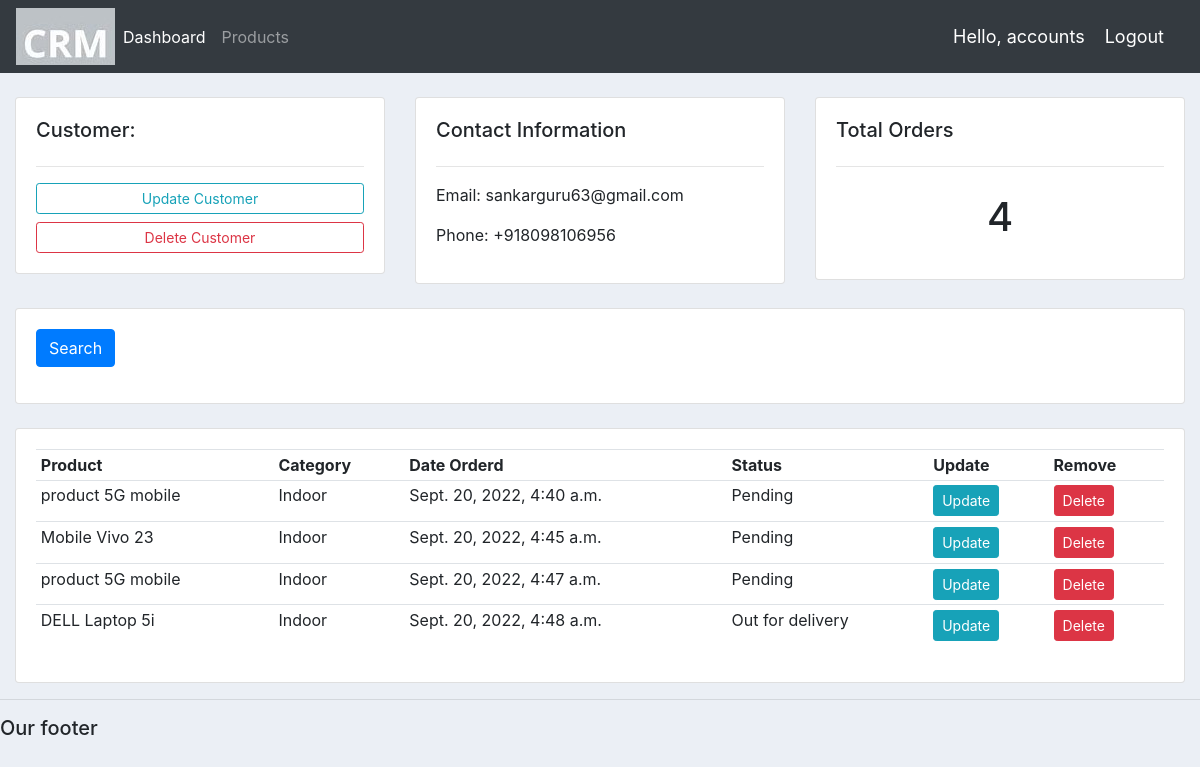
The app's page /customer/1/ (signed in) with its own data.
### accounts/models.py (models this page shows, shortened)
class Customer(models.Model):
	name = models.CharField(max_length=200, null=True)
	phone = models.CharField(max_length=200, null=True)
	email = models.CharField(max_length=200, null=True)
	date_created = models.DateTimeField(auto_now_add=True, null=True)

class Order(models.Model):
	STATUS = (
			('Pending', 'Pending'),
			('Out for delivery', 'Out for delivery'),
			('Delivered', 'Delivered'),
			)
	customer = models.ForeignKey(Customer, null=True, on_delete= models.SET_NULL)
	product = models.ForeignKey(Product, null=True, on_delete= models.SET_NULL)
	date_created = models.DateTimeField(auto_now_add=True, null=True)
	status = models.CharField(max_length=200, null=True, choices=STATUS)

class Product(models.Model):
	CATEGORY = (
			('Indoor', 'Indoor'),
			('Out Door', 'Out Door'),
			)
	name = models.CharField(max_length=200, null=True)
	price = models.FloatField(null=True)
	category = models.CharField(max_length=200, null=True, choices=CATEGORY)
	description = models.CharField(max_length=200, null=True, blank=True)
	date_created = models.DateTimeField(auto_now_add=True, null=True)
	tags = models.ManyToManyField(Tag)
	def __str__(self):
		return self.name

### accounts/views.py (the view)
# urls.py: path('customer/<str:pk_test>/', views.customer, name="customer"),
@login_required(login_url='login')
def customer(request, pk_test):
    customer = Customer.objects.get(id=pk_test)
    orders = customer.order_set.all()
    order_count = orders.count()
    myFilter = OrderFilter(request.GET, queryset=orders)
    orders = myFilter.qs
    context = {'customer': customer, 'orders': orders, 'order_count': order_count,
               'myFilter': myFilter}
    return render(request, 'accounts/customer.html', context)

### accounts/templates/accounts/customer.html
{%  extends 'accounts/main.html' %}
{% block content %}
	<br>
<div class="row">
	<div class="col-md">
		<div class="card card-body">
			<h5>Customer:</h5>
			<hr>
			<a class="btn btn-outline-info  btn-sm btn-block" href="">Update Customer</a>
			<a class="btn btn-outline-danger  btn-sm btn-block" href="">Delete Customer</a>
		</div>
	</div>
	<div class="col-md">
		<div class="card card-body">
			<h5>Contact Information</h5>
			<hr>
			<p>Email: {{customer.email}}</p>
			<p>Phone: {{customer.phone}}</p>
		</div>
	</div>
	<div class="col-md">
		<div class="card card-body">
			<h5>Total Orders</h5>
			<hr>
			<h1 style="text-align: center;padding: 10px">{{order_count}}</h1>
		</div>
	</div>
</div>
<br>
<div class="row">
	<div class="col">
		<div class="card card-body">
			<form method="get">
		    <button class="btn btn-primary" type="submit">Search</button>
		  </form>
		</div>
	</div>
</div>
<br>
<div class="row">
	<div class="col-md">
		<div class="card card-body">
			<table class="table table-sm">
				<tr>
					<th>Product</th>
					<th>Category</th>
					<th>Date Orderd</th>
					<th>Status</th>
					<th>Update</th>
					<th>Remove</th>
				</tr>
				{% for order in orders %}
				<tr>
					<td>{{order.product}}</td>
					<td>{{order.product.category}}</td>
					<td>{{order.date_created}}</td>
					<td>{{order.status}}</td>
					<td><a class="btn btn-sm btn-info" href="{% url 'update_order' order.id %}">Update</a></td>
					<td><a class="btn btn-sm btn-danger" href="{% url 'delete_order' order.id %}">Delete</a></td>
				</tr>
				{% endfor %}
			</table>
		</div>
	</div>
</div>
{% endblock %}

### accounts/templates/accounts/navbar.html (shortened to what this page needs)
{% load static %}
<nav class="navbar navbar-expand-lg navbar-dark bg-dark">
 <img src="{% static 'images/kieo.jpg' %}">
  <div class="collapse navbar-collapse" id="navbarNav">
    <ul class="navbar-nav">
      <li class="nav-item active">
        <a class="nav-link" href="{% url 'home' %}">Dashboard</a>
      </li>
      <li class="nav-item">
        <a class="nav-link" href="{% url 'products' %}">Products</a>
      </li>
    </ul>
  </div>
  <span class="hello-msg">Hello, {{request.user}}</span>
  <span ><a  class="hello-msg" href="{% url 'logout' %}">Logout</a></span>
</nav>

### static/css/main.css (style rules this page uses)
body { background-color: #ebeff5; }

### accounts/templates/accounts/navbar.html (style rules this page uses)
.hello-msg { font-size: 18px; color: #fff; margin-right: 20px; }

### records on screen
Customer: email "sankarguru63@gmail.com", phone "+918098106956"
Order: product "product 5G mobile", product.category "Indoor", date_created "Sept. 20, 2022, 4:40 a.m.", status "Pending"
Order: product "Mobile Vivo 23", product.category "Indoor", date_created "Sept. 20, 2022, 4:45 a.m.", status "Pending"
Order: product "product 5G mobile", product.category "Indoor", date_created "Sept. 20, 2022, 4:47 a.m.", status "Pending"
Order: product "DELL Laptop 5i", product.category "Indoor", date_created "Sept. 20, 2022, 4:48 a.m.", status "Out for delivery"

### other values on screen
{{ request.user }} "accounts"
{{ order_count }} "4"
